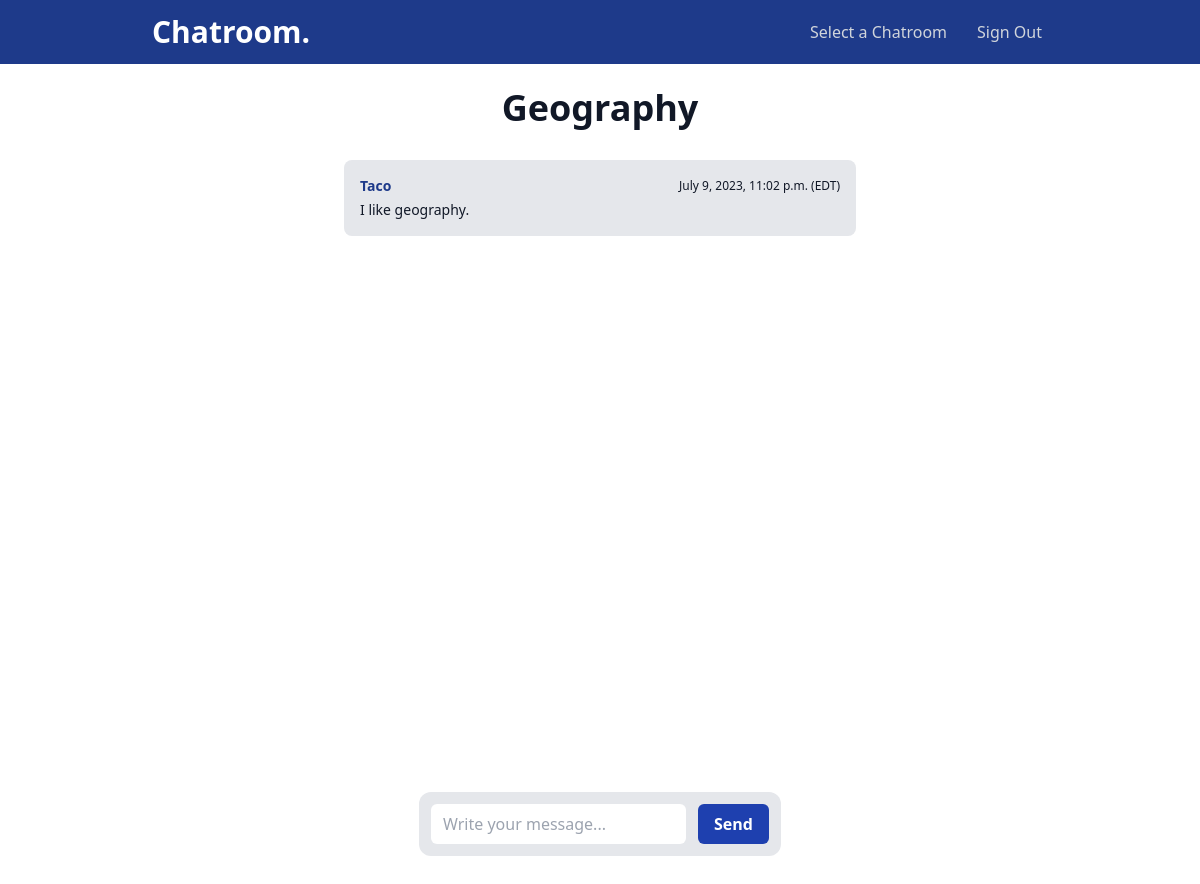
Page /chatrooms/geography/ (signed in) on the earlier database version.
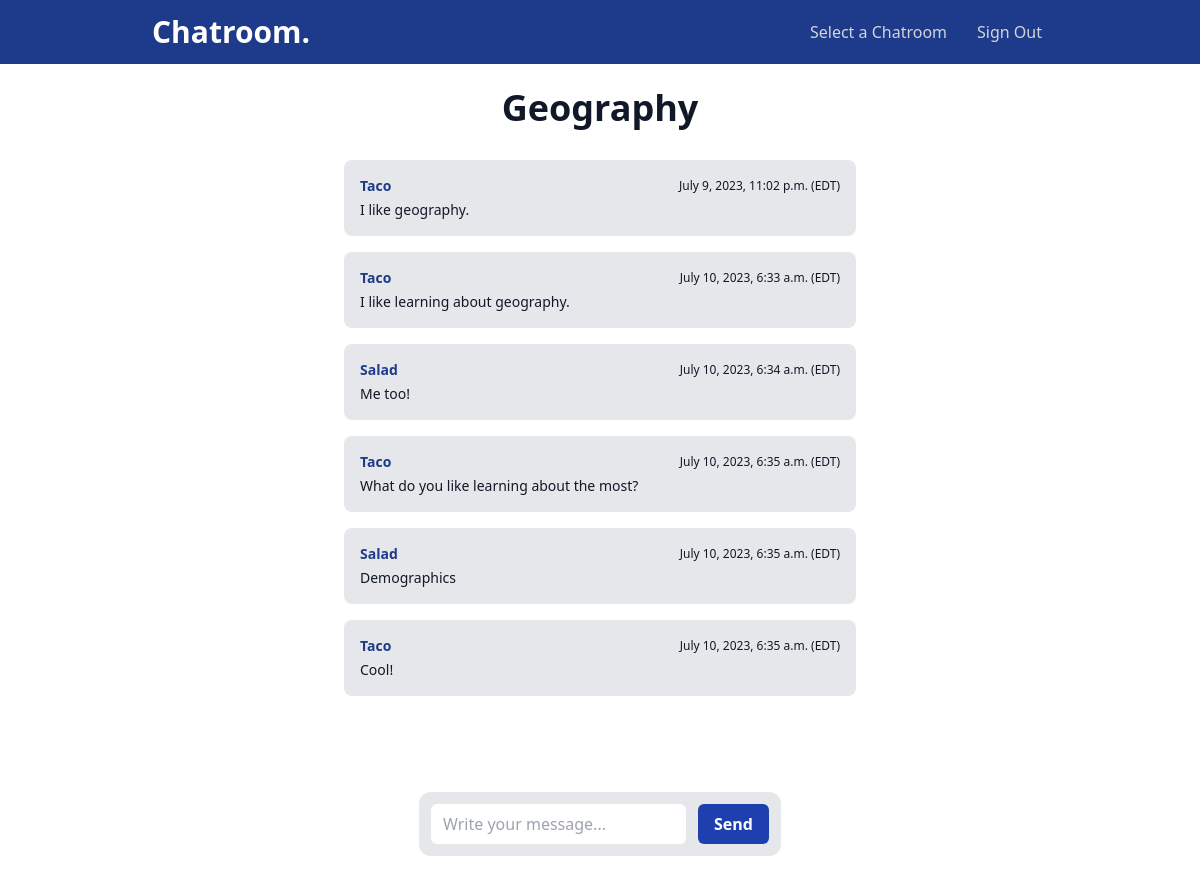
Same page on the later database version.
### room/models.py (models this page shows)
class Room(models.Model):
    roomName = models.CharField(max_length=255)
    slug = models.SlugField(unique=True)

class Message(models.Model):
    roomName = models.ForeignKey(Room, related_name = 'messages', on_delete = models.CASCADE)
    userName = models.ForeignKey(User, related_name = 'messages', on_delete = models.CASCADE)
    messageContent = models.TextField()
    dateWritten = models.DateTimeField(auto_now_add = True)
    class Meta:
        ordering = ('dateWritten',)

### room/views.py (the view)
# urls.py: path('<slug:slug>/', views.chatroom, name = 'chatroom'),
@login_required
def chatroom(request, slug):
    chatroom = Room.objects.get(slug = slug)
    messages = Message.objects.filter(roomName=chatroom).order_by('-dateWritten')[0:30][::-1]
    return render(request, 'active_chatroom.html', {'chatroom': chatroom, 'messages': messages})

### room/templates/active_chatroom.html (shortened to what this page needs)
{% extends 'navbar.html' %}
{% block content %}
{% if not request.user.is_authenticated %}
    <div class = "min-h-screen flex justify-center py-12 px-4 sm:px-6 lg:px-8">
        <div class = "max-w-lg w-full space-y-8">
            <div>
                <h1 class="text-center font-extrabold text-gray-900">You are not signed in.</h1>
            </div>
        </div>
    </div>
{% else %}
<div class = "flex justify-center py-6 px-4 sm:px-6 lg:px-8">
        <div class = "max-w-lg w-full space-y-8">
            <div>
                <h1 class = "text-center text-4xl font-extrabold text-gray-900">{{chatroom.roomName}}</h1>
            </div>
            <div id = "chatMessages" class = "flex flex-col gap-4 h-[560px] overflow-y-auto">
                {% for message in messages %}
                    <div class = "bg-gray-200 p-4 rounded-lg">
                        <div>
                            <div class = "flex justify-between items-center">
                                <div class = "text-sm font-bold text-blue-900">{{message.userName}}</div>
                                <div class = "text-xs font-medium text-gray-900">{{message.dateWritten}} (EDT)</div>
                            </div>
                            <div class = "mt-1 font-medium text-sm text-gray-900"> {{message.messageContent}} </div>
                        </div>
                    </div>
                {% endfor %}
            </div>
        </div>
    </div>
    <div class = "flex justify-center py-12 px-4 sm:px-6 lg:px-8">
        <div class = "bg-gray-200 rounded-xl p-3">
        <form method = "post" action = "." class = "flex">
            <input type = "text" name = "content" class = "flex-1 rounded-md px-3 py-2 mr-3 focus:outline-none focus:ring focus:border-blue-900" placeholder = "Write your message..." id = "messageInput">
            <button id = "messageSubmit" class = "bg-blue-800 font-extrabold text-white px-4 py-2 rounded-md">Send</button>
        </form>
        </div>
    </div>
{% endif %}
{% endblock %}

### main/templates/navbar.html (shortened to what this page needs)
<!DOCTYPE html>
<html>
    <head>
        <script src="https://cdn.tailwindcss.com"></script>
    </head>
    <body>
        <nav class = "bg-blue-900">
          <div class = "container mx-auto sm:px-12">
            <div class = "flex items-center justify-between px-4 h-16">
              <div class = "flex items-center">
                <span class = "text-white text-3xl font-extrabold">Chatroom.</a>
              </div>
              <div class = "flex items-center">
                {% if request.user.is_authenticated %}
                  <a class = "text-gray-300 hover:text-white px-6 py-1 rounded-md" href = "/chatrooms">Select a Chatroom</a>
                  <a class = "text-gray-300 hover:text-white px-1.5 py-1 rounded-md" href = "/signout">Sign Out</a>
                {% else %}
                  <a class = "text-gray-300 hover:text-white px-1.5 py-1 rounded-md" href = "/signin">Sign In</a>
                {% endif %}
              </div>
            </div>
          </div>
        </nav>
        {% block content %}
        {% endblock %}
    </body>
</html>

Differences in the rows shown:
added Message: userName "Taco", dateWritten "July 10, 2023, 6:33 a.m.", messageContent "I like learning about geography."
added Message: userName "Salad", dateWritten "July 10, 2023, 6:34 a.m.", messageContent "Me too!"
added Message: userName "Taco", dateWritten "July 10, 2023, 6:35 a.m.", messageContent "What do you like learning about the most?"
added Message: userName "Salad", dateWritten "July 10, 2023, 6:35 a.m.", messageContent "Demographics"
added Message: userName "Taco", dateWritten "July 10, 2023, 6:35 a.m.", messageContent "Cool!"
